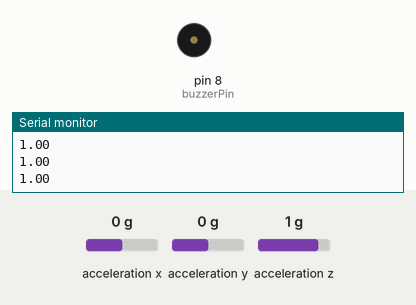
The sketch below on a simulated Arduino Uno, built with avr-gcc and run on an emulated ATmega328P. On the bench: buzzer (waves = sounding, pin HIGH), the last lines printed to the serial monitor. Wiring (inferred from the names in the program): MPU-6050 motion sensor at I2C address 0x68. Inputs (shaded band) come from the test bench; at power-on: acceleration x 0 g, acceleration y 0 g, acceleration z 1 g.

Above: at 1.2 s.
1.3 s: acceleration x set to -0.5 g
2.8 s: acceleration x set to -0.8 g
At 3.7 s:
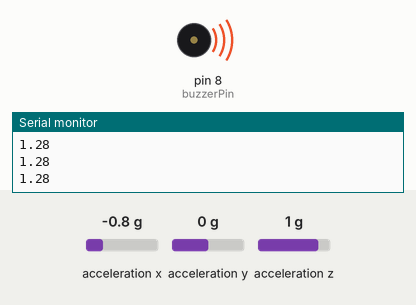
4.3 s: acceleration x set to 0 g
At 6.4 s:
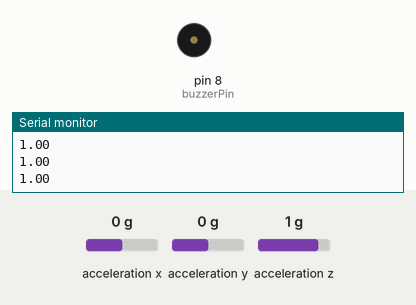
7.3 s: acceleration x set to -1.4 g
At 8.2 s:
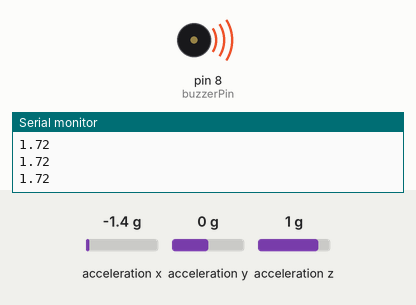
Timing chart, 0 to 9.8 s (numbered marks = the images above; inputs shaded):
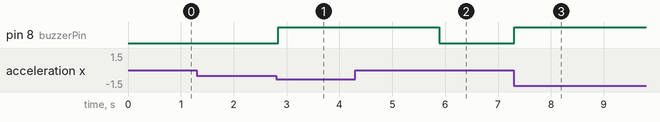

The sketch:

crash_part.ino
```cpp
#include <Wire.h>

const int MPU = 0x68;    // MPU6050 I2C address
const int buzzerPin = 8; // Buzzer on D8
bool crashDetected = false;
unsigned long crashTime = 0;

void setup() {
  Serial.begin(9600);
  Wire.begin();
  pinMode(buzzerPin, OUTPUT);
  digitalWrite(buzzerPin, LOW);

  // Wake up MPU6050 (disable sleep mode)
  Wire.beginTransmission(MPU);
  Wire.write(0x6B);
  Wire.write(0);
  Wire.endTransmission(true);

  Serial.println("MPU6050 Crash Detector Ready");
}

void loop() {
  int16_t AcX, AcY, AcZ;

  // Read accelerometer data
  Wire.beginTransmission(MPU);
  Wire.write(0x3B);
  Wire.endTransmission(false);
  Wire.requestFrom(MPU, 6, true);
  AcX = Wire.read() << 8 | Wire.read();
  AcY = Wire.read() << 8 | Wire.read();
  AcZ = Wire.read() << 8 | Wire.read();

  // Convert to g-force
  float Ax = AcX / 16384.0;
  float Ay = AcY / 16384.0;
  float Az = AcZ / 16384.0;
  float totalAccel = sqrt(Ax * Ax + Ay * Ay + Az * Az);

  Serial.println(totalAccel);

  // ✅ Sensitivity tuned for small toy crash (Hot Wheels impact)
  // Ignore small servo vibrations (< 2g)
  if (totalAccel > 1.2 && !crashDetected) {
    crashDetected = true;
    crashTime = millis();
    Serial.println("🚨 Crash Detected!");
    digitalWrite(buzzerPin, HIGH);
  }

  // ⏱ Buzzer ON for 3 seconds only
  if (crashDetected && millis() - crashTime >= 3000) {
    digitalWrite(buzzerPin, LOW);
    crashDetected = false;
  }

  delay(100);
}
```

Measured:
- the behaviour switches between -0.6 and -0.7 g on acceleration x (found by bisection; images 0 and 1)
- after the input at 2.8 s, pin 8 (buzzerPin): LOW → HIGH at once
- after the input at 4.3 s, pin 8 (buzzerPin): goes on until 5.9 s, then stays LOW
- after the input at 7.3 s, pin 8 (buzzerPin): LOW → HIGH at once
